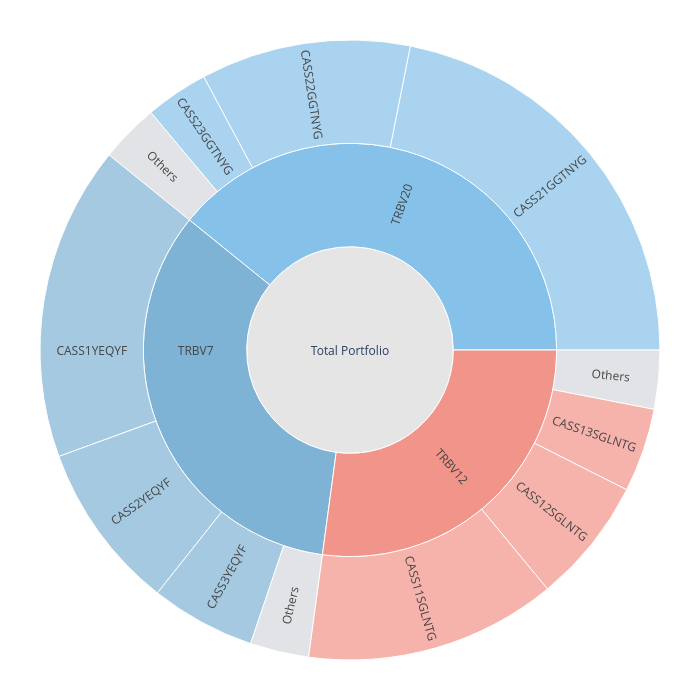

The notebook cell this image was saved under:
### Code cell
import plotly.graph_objects as go
import pandas as pd
import numpy as np
import seaborn as sns

# 1. 模拟三层层级数据：Total -> V家族 -> 具体CDR3克隆
# 故意制造长尾分布：少数高频克隆，大量极低频克隆
np.random.seed(42)

data = {
    'V_Family': ['TRBV7']*10 + ['TRBV12']*10 + ['TRBV20']*10,
    'CDR3_Sequence': [f'CASS{i}YEQYF' for i in range(1, 11)] + 
                     [f'CASS{i}SGLNTG' for i in range(11, 21)] + 
                     [f'CASS{i}GGTNYG' for i in range(21, 31)],
    'Frequency': [15, 8, 5, 1, 0.5, 0.5, 0.2, 0.2, 0.2, 0.2] +  # TRBV7的克隆
                 [12, 6, 4, 1, 0.5, 0.5, 0.2, 0.2, 0.2, 0.2] +  # TRBV12的克隆
                 [20, 10, 3, 1, 0.5, 0.5, 0.2, 0.2, 0.2, 0.2]   # TRBV20的克隆
}
df_raw = pd.DataFrame(data)

# 【关键优化：数据降噪】
# 对每个V家族，保留Top 3克隆，其余合并为 "Others"
processed_rows = []
for v_fam, sub_df in df_raw.groupby('V_Family'):
    sub_df = sub_df.sort_values(by='Frequency', ascending=False)
    top_clones = sub_df.head(3)
    others_freq = sub_df.iloc[3:]['Frequency'].sum()
    
    processed_rows.append(top_clones)
    processed_rows.append(pd.DataFrame({
        'V_Family': [v_fam],
        'CDR3_Sequence': [f'{v_fam}_Others'], # 独立命名防止冲突
        'Frequency': [others_freq]
    }))

df_plot = pd.concat(processed_rows, ignore_index=True)

# 2. 构建 Plotly 旭日图所需的层级结构 (ids, labels, parents, values, colors)
ids = ['Total', 'TRBV7', 'TRBV12', 'TRBV20']
labels = ['Total Portfolio', 'TRBV7', 'TRBV12', 'TRBV20']
parents = ['', 'Total', 'Total', 'Total']
values = [df_plot['Frequency'].sum(), 
          df_plot[df_plot['V_Family']=='TRBV7']['Frequency'].sum(),
          df_plot[df_plot['V_Family']=='TRBV12']['Frequency'].sum(),
          df_plot[df_plot['V_Family']=='TRBV20']['Frequency'].sum()]

# 莫兰迪底色映射
color_map = {
    'Total': '#E5E5E5',
    'TRBV7': '#7FB3D5',   # 柔和蓝
    'TRBV12': '#F1948A',  # 柔和红
    'TRBV20': '#85C1E9'   # 柔和青
}
colors = [color_map['Total'], color_map['TRBV7'], color_map['TRBV12'], color_map['TRBV20']]

# 填入最外圈（CDR3克隆）
for _, row in df_plot.iterrows():
    ids.append(row['CDR3_Sequence'])
    # 如果是合并项，标签显示为简洁的 "Others"
    label_text = "Others" if "Others" in row['CDR3_Sequence'] else row['CDR3_Sequence']
    labels.append(label_text)
    parents.append(row['V_Family'])
    values.append(row['Frequency'])
    
    # 颜色继承父亲（V家族），但如果是Others则赋予中性浅灰色
    if "Others" in row['CDR3_Sequence']:
        colors.append('#D5D8DC')
    else:
        colors.append(color_map[row['V_Family']])

# 3. 绘制旭日图
fig = go.Figure(go.Sunburst(
    ids=ids,
    labels=labels,
    parents=parents,
    values=values,
    branchvalues="total",
    marker=dict(colors=colors, line=dict(color='white', width=1)), # 白色切割线带来呼吸感
    insidetextorientation='radial' # 文字沿着半径方向排列，规整不突兀
))

fig.update_layout(
    margin=dict(t=40, l=40, r=40, b=40),
    width=700,
    height=700,
    paper_bgcolor='white'
)

# 保存 HTML（可在浏览器中无损放大并右键保存为高清 PNG）
#fig.write_html("TCR_Sunburst_Optimized.html")
#print("✅ 策略1：优化版旭日图已成功保存为 TCR_Sunburst_Optimized.html")

### Figure 1 — Plotly figure (JSON) as saved in the notebook; plotly's stock layout.template omitted (floating-point values rounded to 4 significant figures)
{"data": [{"branchvalues": "total", "ids": ["Total", "TRBV7", "TRBV12", "TRBV20", "CASS11SGLNTG", "CASS12SGLNTG", "CASS13SGLNTG", "TRBV12_Others", "CASS21GGTNYG", "CASS22GGTNYG", "CASS23GGTNYG", "TRBV20_Others", "CASS1YEQYF", "CASS2YEQYF", "CASS3YEQYF", "TRBV7_Others"], "insidetextorientation": "radial", "labels": ["Total Portfolio", "TRBV7", "TRBV12", "TRBV20", "CASS11SGLNTG", "CASS12SGLNTG", "CASS13SGLNTG", "Others", "CASS21GGTNYG", "CASS22GGTNYG", "CASS23GGTNYG", "Others", "CASS1YEQYF", "CASS2YEQYF", "CASS3YEQYF", "Others"], "marker": {"colors": ["#E5E5E5", "#7FB3D5", "#F1948A", "#85C1E9", "#F1948A", "#F1948A", "#F1948A", "#D5D8DC", "#85C1E9", "#85C1E9", "#85C1E9", "#D5D8DC", "#7FB3D5", "#7FB3D5", "#7FB3D5", "#D5D8DC"], "line": {"color": "white", "width": 1}}, "parents": ["", "Total", "Total", "Total", "TRBV12", "TRBV12", "TRBV12", "TRBV12", "TRBV20", "TRBV20", "TRBV20", "TRBV20", "TRBV7", "TRBV7", "TRBV7", "TRBV7"], "type": "sunburst", "values": [91.4, 30.8, 24.8, 35.8, 12, 6, 4, 2.8, 20, 10, 3, 2.8, 15, 8, 5, 2.8]}], "layout": {"height": 700, "margin": {"b": 40, "l": 40, "r": 40, "t": 40}, "paper_bgcolor": "white", "width": 700}}
